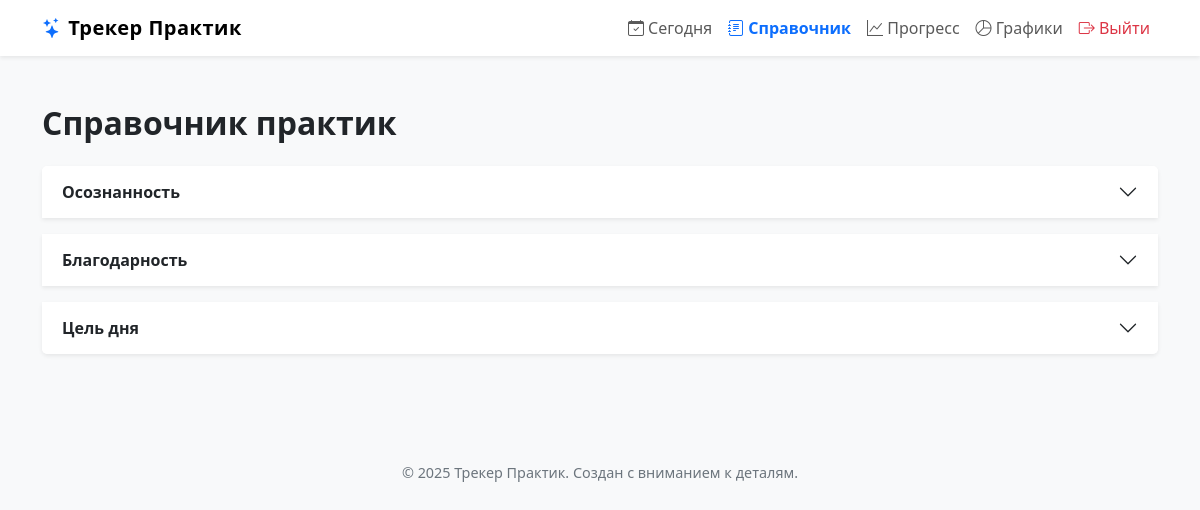
Screenshot of /guide (signed in) with the database file from the repository.
### models.py (models this page shows)
class Practice(db.Model):
    __tablename__ = "practice"
    id = db.Column(db.Integer, primary_key=True)
    title = db.Column(db.String(200), nullable=False)
    description = db.Column(db.String(500))
    quote = db.Column(db.String(500))
    form_schema_json = db.Column(db.Text)

### app.py (the view)
@app.route("/guide")
@login_required
def guide_page():
    practices = Practice.query.all()
    return render_template("guide.html", practices=practices)

### app.py (called while the page is built)
@login_manager.user_loader
def load_user(user_id):
    return User.query.get(int(user_id))

@app.context_processor
def inject_year():
    return {"current_year": datetime.now().year}

### templates/guide.html (shortened to what this page needs)
{% extends "layout.html" %}
{% block content %}
<div class="container py-4">
    <h2 class="mb-4 fw-bold">Справочник практик</h2>
    <div class="accordion" id="practiceAccordion">
        {% for practice in practices %}
        <div class="accordion-item shadow-sm mb-3 border-0">
            <h2 class="accordion-header" id="heading{{ practice.id }}">
                <button class="accordion-button collapsed fw-semibold"
                        type="button"
                        data-bs-toggle="collapse"
                        data-bs-target="#collapse{{ practice.id }}"
                        aria-expanded="false"
                        aria-controls="collapse{{ practice.id }}">
                    {{ practice.title }}
                </button>
            </h2>
        </div>
        {% endfor %}
    </div>
</div>
{% endblock %}

### templates/layout.html (style rules this page uses)
body { background-color: #f8f9fa; }
.fade-in { animation: fadeIn 0.4s ease-in-out; }

### rows the page displays
Practice: title "Осознанность"
Practice: title "Благодарность"
Practice: title "Цель дня"
